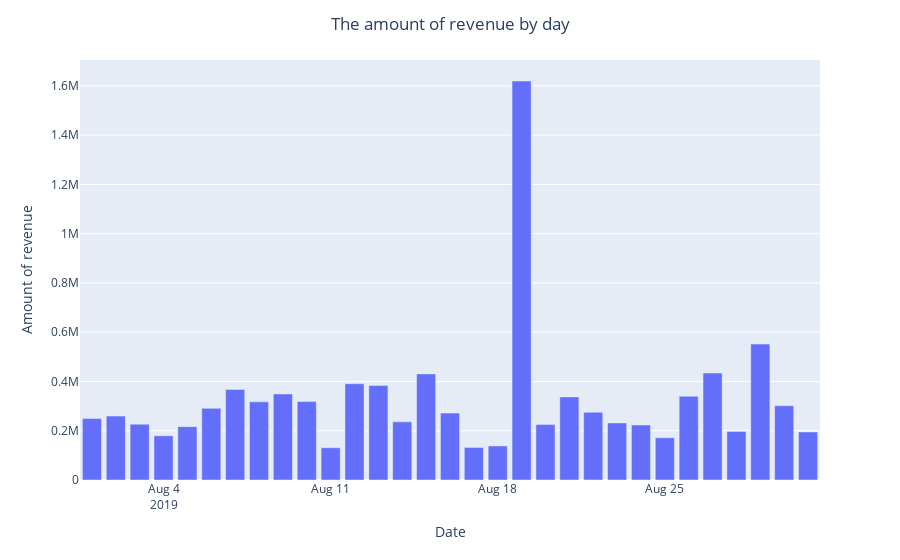

Here is the notebook cell this chart was saved with:
### Markdown cell above
There is a dependence of the number of orders on the day of the week. On weekends, especially on Sunday, the number of orders is sharply reduced. The remaining days of the week have approximately the same number of orders.

### Code cell
#Let's look at the distribution of revenue by day
df_temp = orders.groupby('date', as_index=False)['revenue'].sum()
fig = px.bar(df_temp, x='date', y='revenue')
fig.update_xaxes(title_text='Date')
fig.update_yaxes(title_text='Amount of revenue')
fig.update_layout(title='The amount of revenue by day', title_x=0.5)
fig.show()

### Figure 1 — Plotly figure (JSON) as saved in the notebook; plotly's stock layout.template omitted (floating-point values rounded to 4 significant figures)
{"data": [{"alignmentgroup": "True", "hovertemplate": "date=%{x}<br>revenue=%{y}<extra></extra>", "legendgroup": "", "marker": {"color": "#636efa", "pattern": {"shape": ""}}, "name": "", "offsetgroup": "", "orientation": "v", "showlegend": false, "textposition": "auto", "type": "bar", "x": ["2019-08-01T00:00:00", "2019-08-02T00:00:00", "2019-08-03T00:00:00", "2019-08-04T00:00:00", "2019-08-05T00:00:00", "2019-08-06T00:00:00", "2019-08-07T00:00:00", "2019-08-08T00:00:00", "2019-08-09T00:00:00", "2019-08-10T00:00:00", "2019-08-11T00:00:00", "2019-08-12T00:00:00", "2019-08-13T00:00:00", "2019-08-14T00:00:00", "2019-08-15T00:00:00", "2019-08-16T00:00:00", "2019-08-17T00:00:00", "2019-08-18T00:00:00", "2019-08-19T00:00:00", "2019-08-20T00:00:00", "2019-08-21T00:00:00", "2019-08-22T00:00:00", "2019-08-23T00:00:00", "2019-08-24T00:00:00", "2019-08-25T00:00:00", "2019-08-26T00:00:00", "2019-08-27T00:00:00", "2019-08-28T00:00:00", "2019-08-29T00:00:00", "2019-08-30T00:00:00", "2019-08-31T00:00:00"], "xaxis": "x", "y": [249796, 259353, 226721, 179396, 216646, 290826, 367751, 317197, 349318, 318297, 130895, 390744, 383309, 236049, 430704, 271541, 132016, 138229, 1619663, 224893, 337386, 275096, 231757, 223209, 171496, 340213, 434457, 197130, 551820, 301693, 194962], "yaxis": "y"}], "layout": {"barmode": "relative", "legend": {"tracegroupgap": 0}, "margin": {"t": 60}, "title": {"text": "The amount of revenue by day", "x": 0.5}, "xaxis": {"anchor": "y", "domain": [0, 1], "title": {"text": "Date"}}, "yaxis": {"anchor": "x", "domain": [0, 1], "title": {"text": "Amount of revenue"}}}}
